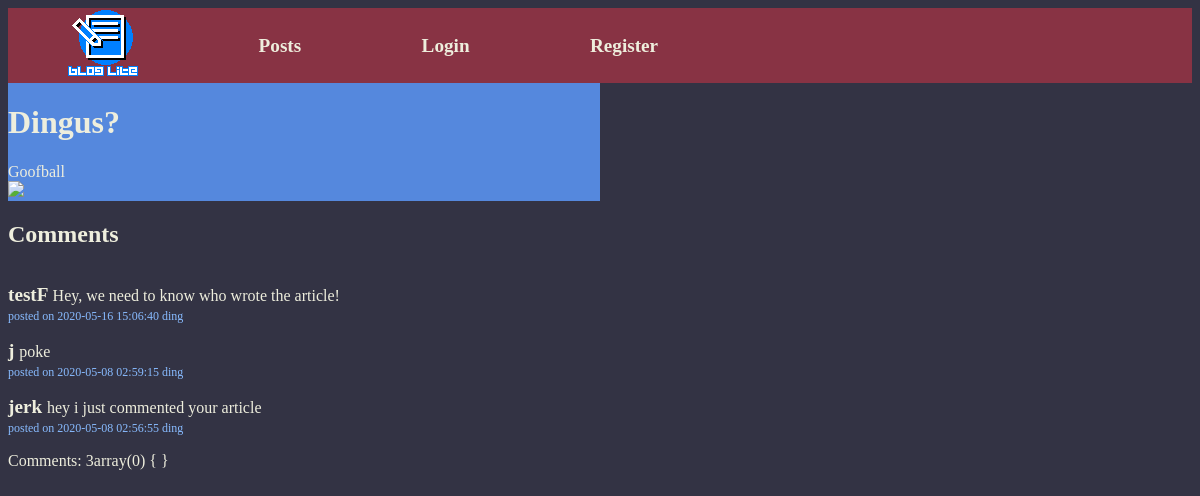
Page /?page=article&indexA=8 on the committed database.
### tables this page shows
CREATE TABLE `article` (
  `title` varchar(255) DEFAULT NULL,
  `body` text,
  `submitDate` timestamp NOT NULL DEFAULT CURRENT_TIMESTAMP,
  `indexA` int(8) NOT NULL,
  `indexP` int(8) NOT NULL
);

CREATE TABLE `reaction` (
  `comment` text,
  `posted` datetime NOT NULL DEFAULT CURRENT_TIMESTAMP,
  `indexR` int(8) NOT NULL,
  `indexP` int(8) NOT NULL,
  `indexA` int(8) NOT NULL
);

CREATE TABLE `person` (
  `nickname` varchar(100) DEFAULT NULL,
  `email` varchar(50) DEFAULT NULL,
  `passcode` varchar(60) DEFAULT NULL,
  `indexP` int(8) NOT NULL
);

### Controller/postC.php (called while the page is built, shortened)
<?php
include('View/PostV.php');
class PostC extends PostM
	{
		public function __construct()
		{
			$this->DataObject = DB::accessDB();
		}
		public function readArticle($indexA)
		{
			$PostV = new PostV();
			$Article = $this->viewOnePost($indexA);
			$currentPic = $Article->fileURL;
			$currentTitle = $Article->title;
			$currentBody = $Article->body;
			$PostV->viewArticle ($currentTitle, $currentBody, $currentPic);
		}
	}
?>

### View/article.php (called while the page is built)
<?php
include('Controller/PostC.php');
include('Controller/commentC.php');
$indexA = $_GET['indexA'];
$PostC = new PostC();
$PostC->readArticle($indexA);
$CommentC = new CommentC();
$CommentC->newComment();

### Model/dbConnect.php (called while the page is built)
<?php
class DB
{
    public static function accessDB()
    {
        try
        {
            $DataObject = new PDO('mysql:host=localhost;dbname=projectdb', 'root', 'root');
            $DataObject->setAttribute(PDO::ATTR_ERRMODE, PDO::ERRMODE_EXCEPTION);
            return $DataObject;
        }
        catch (Exception $Error)
        {
            die ('Not connected to database <br>'. $Error->getMessage());
        }
    }
}

### Model/postM.php (called while the page is built, shortened)
<?php
	class PostM
	{
		public function viewOnePost($indexA)
		{
			$Article =  $this->DataObject->query("SELECT * FROM article WHERE indexA='$indexA'")->fetch(PDO::FETCH_OBJ);
			return $Article;
		}
	}

### Model/commentM.php (called while the page is built, shortened)
<?php
	class CommentM
	{
		public function viewComment($indexA)
		{
			return $this->DataObject->query("SELECT * FROM reaction INNER JOIN person ON reaction.indexP=person.indexP WHERE indexA='$indexA' ORDER BY posted DESC")->fetchAll();
		}
	}

### View/commentV.php (the view, shortened to what this page needs)
<?php
	class commentV
	{
		public function commentList($fetchResult)
        {
            echo "<h2>Comments</h2>";
			echo "<div>";
			$i = 0;
            foreach ($fetchResult as $key)
            {
				echo"<p><a href='?page=profile&indexP=" . $key['indexP'] . "'>" . $key['nickname'] . " </a>" . $key['comment'] . "<br><span class='notice'> posted on " . $key['posted'] . "</span>";
				if ($key['indexP'] == $_SESSION['indexP'])
				{
					echo '<a href="?page=editcomment&indexR=' . $key['indexR'] . '"><img alt="edit" src="img/edit.png"> Edit </a>
					<a href="?page=commdel&indexR=' . $key['indexR'] . '&indexA=' . $key['indexA'] . '"><img alt="delete" src="img/delete.png"> Delete </a></p>';
				}
				else
				{
					echo "<span class='notice'> ding </span></p>";
				}
				$i++;
			}
			echo"</div>";
			echo "Comments: " . $i;
		}
	}

### View/postV.php (shortened to what this page needs)
<?php
	class PostV
	{
		public function viewArticle($currentTitle, $currentBody, $currentPic)
		{
			echo
			'<div class="article">
			<h1>' . $currentTitle . '</h1>'. $currentBody . '<div><img src="Upload/' . $currentPic . '" ></div>
			</div>';
		}
	}

### Assets/style.css (style rules this page uses)
* { color: #EED; font-family: Georgia; transition: all 0.1s; }
.article { max-width: 50%; background: #58d; }
body { background: #334; }
a { text-decoration: none; font-weight: bold; font-size: 1.2em; margin: auto; }
.notice { color: #8bf; font-size: 0.75em; }

### rows in the picture
article: title "Dingus?", body "Goofball"
reaction: indexP.nickname "testF", comment "Hey, we need to know who wrote the article!", posted "2020-05-16 15:06:40"
reaction: indexP.nickname "j", comment "poke", posted "2020-05-08 02:59:15"
reaction: indexP.nickname "jerk", comment "hey i just commented your article", posted "2020-05-08 02:56:55"

### other values in the picture
$i "3"
